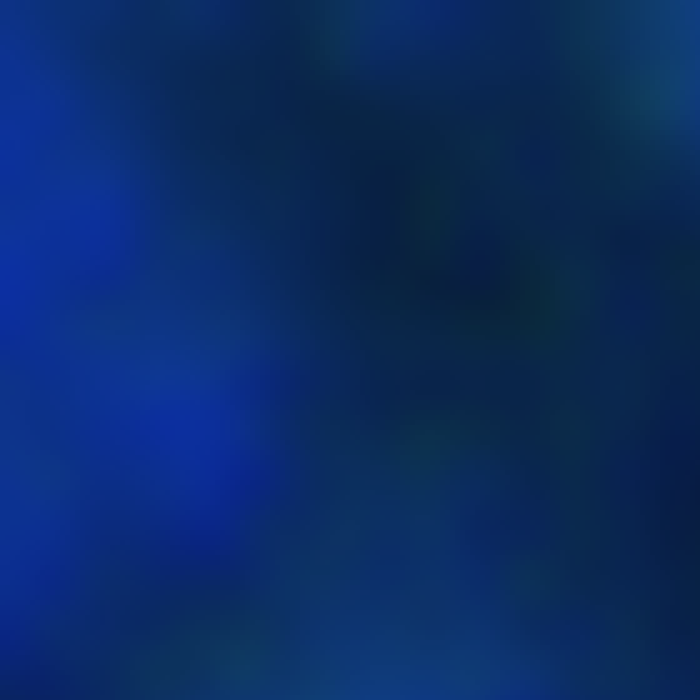
Frame 1 (no input)
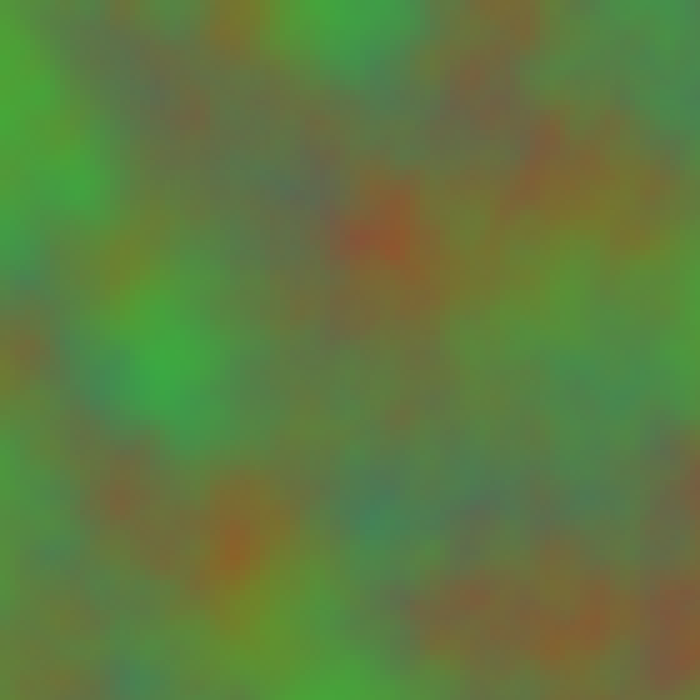
Frame 60 (the mouse pressed at the canvas centre just before this capture)
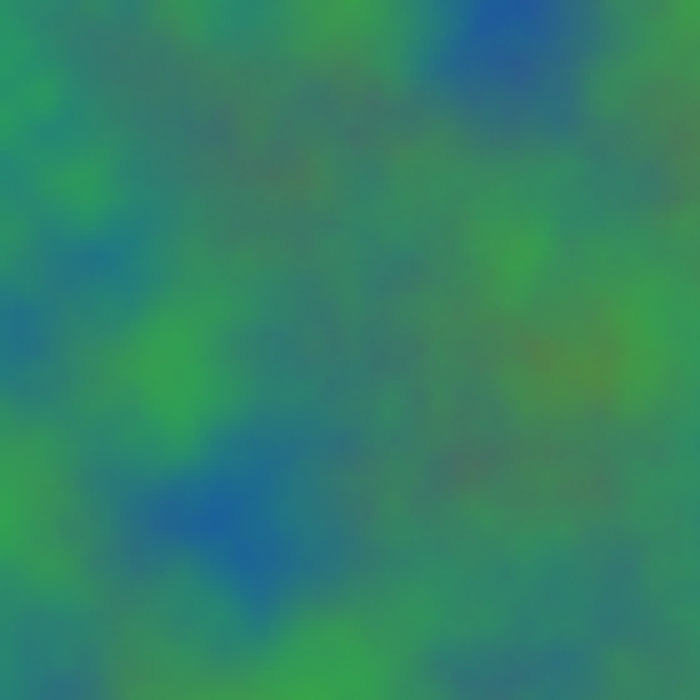
Frame 120 (the mouse held since frame 60 and released just before this capture)

The Processing sketch that drew these frames (run headless with seeded random() and noise(); from frame 60 on, the mouse is pressed at the canvas centre):

// Processing sketch: FlashingClounds
// ── FlashingClounds.pde
float scl = 5;
float nScl = 1;
enum Colors {RED, GREEN, BLUE}
Colors selColor;

void generate() {
  int sel = floor(random(1,3) + 0.5);
  switch (sel) {
    case 1:
      selColor = Colors.RED;
      break;
    case 2:
      selColor = Colors.GREEN;
      break;
    case 3:
      selColor = Colors.BLUE;
      break;
  }
  float noiseScl = random(nScl/100);
  for (int y = 0; y < height; y++) {
    for (int x = 0; x < width; x++) {
      if (y % scl == 0 && x % scl == 0) {
        float noiseVal = noise(x * noiseScl, y * noiseScl);
        switch (selColor) {
          case RED:
            fill(255,0,0,200 * noiseVal);
            break;
          case GREEN:
            fill(50,200,50,200 * noiseVal);
            break;
          case BLUE:
            fill(0,0,255,200 * noiseVal);
            break;
        }
        noStroke();
        rect(x,y,scl,scl);
      }
    }
  }
}

void setup() {
  size(700,700);
  background(0);
  generate();
  frameRate(10);
}

void mousePressed() {
  background(0);
  generate();
}

void draw() {
  generate();
}
